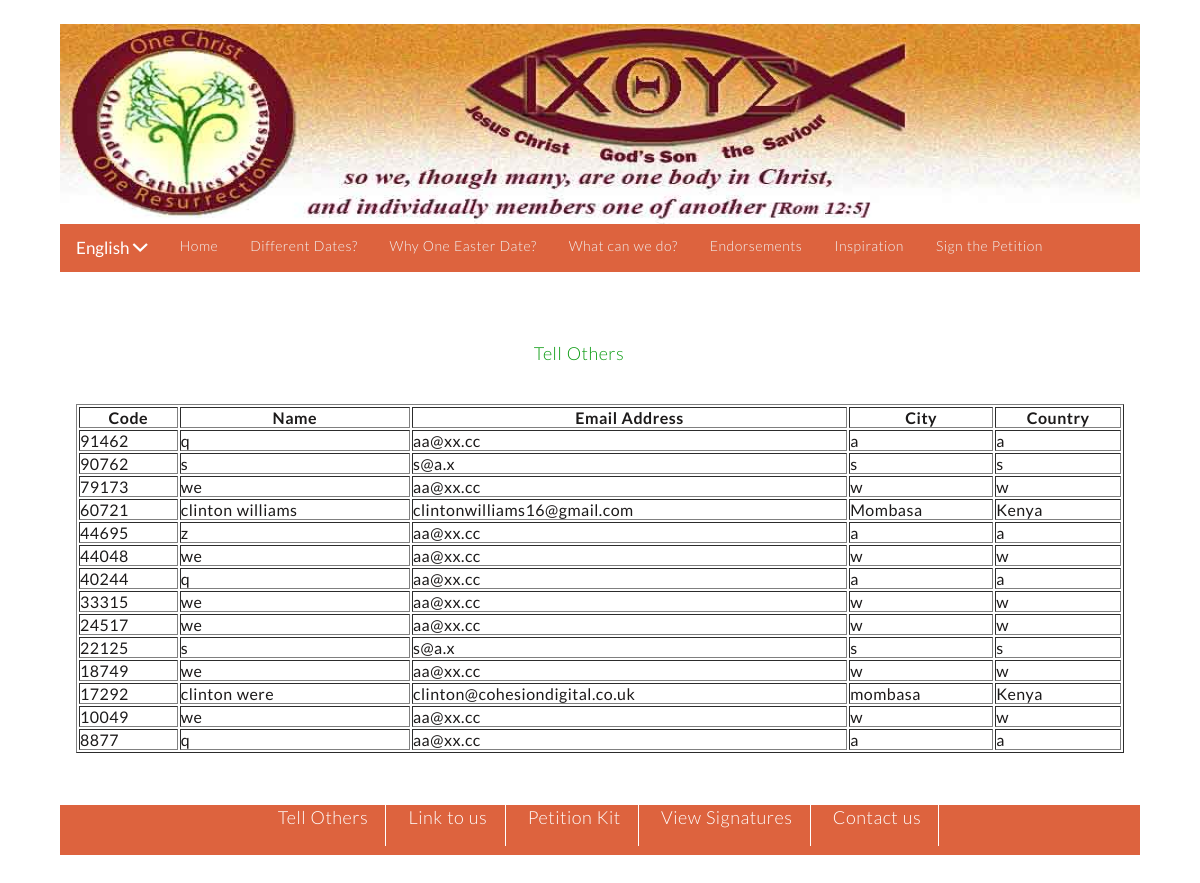
Screenshot of /eng/signatures.php with the database file from the repository.
### tables this page shows
CREATE TABLE `petition` (
  `ID` int(11) NOT NULL,
  `Name` varchar(100) NOT NULL,
  `Email` varchar(100) NOT NULL,
  `City` varchar(100) NOT NULL,
  `Country` varchar(100) NOT NULL,
  `Progress_confirm` varchar(100) NOT NULL
);

### eng/signatures.php (the view, shortened to what this page needs)
<?php
include "header.php";
?>
<div class="tell-othrs"><a href="tell-others.php" class="pg-links">Tell Others</a></div>
<?php
class Signatures{
    public function allSignatures(){
    $database= new Database();
    $db= $database->getConnection();
    $sql= "SELECT * FROM petition ORDER BY ID DESC";
    $result= $db->query($sql);
    if($result->num_rows>0){
        echo "<table width=100%; border= 1><tr><th>Code</th><th>Name</th><th>Email Address</th><th>City</th><th>Country</th></tr>";
        while($row=mysqli_fetch_assoc($result)){
            echo "<tr><td>" . $row['ID'] . "</td>" . "<td>" . $row['Name']. "</td>" . "<td>" . $row['Email']. "</td>" . "<td>" . $row['City'] . "</td>"  . "<td>" . $row['Country'] . "</td></tr>";
        }
        echo "</table>";
        return $db;
    }
    }
}
$signature= new Signatures();
$signature->allSignatures();
include "footer.php";
?>

### eng/css/layout.css (style rules this page uses)
* { margin: 0; padding: 0; box-sizing: border-box; }
body { width: 100%; font-family: 'Lato','arial', serif; font-weight: 300; word-spacing: 0.5px; letter-spacing: 0.5px; font-size: 20px; text-rendering: optimizeLegibility; color: #1c1a1a; word-wrap: break-word; }
.pg-links { text-decoration: none; color: #0b9b11; font-size: 90%; }
.tell-othrs { width: 90%; height: 30px; margin: 3%; text-align: center; }

### rows the page displays
petition: ID "91462", Name "q", Email "aa@xx.cc", City "a", Country "a"
petition: ID "90762", Name "s", Email "s@a.x", City "s", Country "s"
petition: ID "79173", Name "we", Email "aa@xx.cc", City "w", Country "w"
petition: ID "60721", Name "clinton williams", Email "clintonwilliams16@gmail.com", City "Mombasa", Country "Kenya"
petition: ID "44695", Name "z", Email "aa@xx.cc", City "a", Country "a"
petition: ID "44048", Name "we", Email "aa@xx.cc", City "w", Country "w"
petition: ID "40244", Name "q", Email "aa@xx.cc", City "a", Country "a"
petition: ID "33315", Name "we", Email "aa@xx.cc", City "w", Country "w"
petition: ID "24517", Name "we", Email "aa@xx.cc", City "w", Country "w"
petition: ID "22125", Name "s", Email "s@a.x", City "s", Country "s"
petition: ID "18749", Name "we", Email "aa@xx.cc", City "w", Country "w"
petition: ID "17292", Name "clinton were", Email "clinton@cohesiondigital.co.uk", City "mombasa", Country "Kenya"
petition: ID "10049", Name "we", Email "aa@xx.cc", City "w", Country "w"
petition: ID "8877", Name "q", Email "aa@xx.cc", City "a", Country "a"
